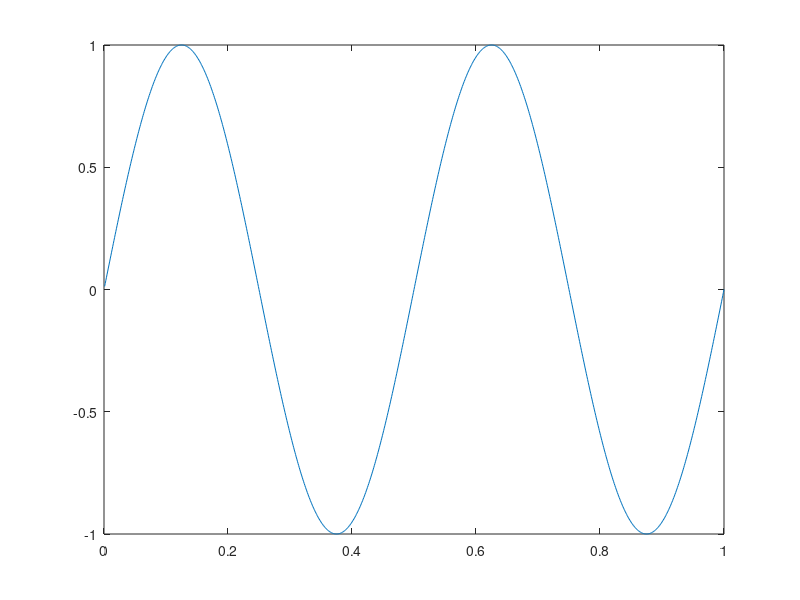

Reproduce this figure in MATLAB. (Note: this script raises an error after producing the figure.)
clc
clear


time=0.001:0.001:1;
f=2;
sig=sin(2*pi*f*time);
plot(time,sig)

[rms2,mean2,max_abs,mean_abs,rms_abs,var2,std2,spl,ppv]=time_anslysis(sig)